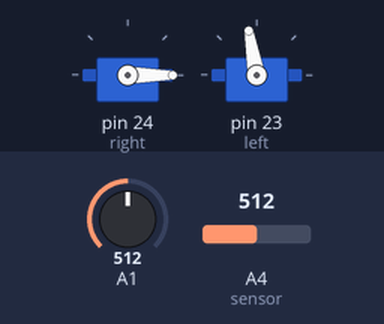
Bench run of a sketch on a simulated Arduino Mega 2560, built with avr-gcc and run on an emulated ATmega2560. On the bench: 2 × servo. The inputs (shaded band) are chosen by the test bench; at power-on: A1 = 512, A4 (sensor) = 512.

Above: at 1.05 s.
At 4.25 s:
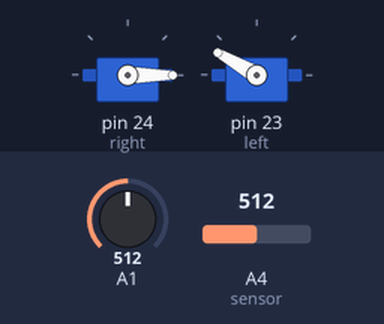
Timing chart, 0 to 4.7 s (numbered marks = the images above):
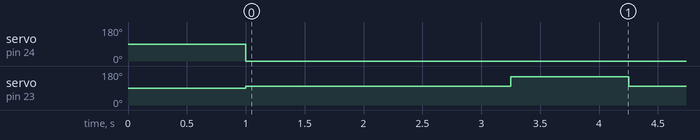

Measured:
- by itself, servo on pin 24 (right): 90° → 0° at 1.0 s
- by itself, servo on pin 23 (left): alternates 150° for 1.0 s and 100° for 2.3 s

The sketch:

outside_and_inside_corner.ino
```cpp
int analogValueLeft = 0;    // variable to hold the analog value of the sensor
int analogValueFront = 0;
#include <Servo.h>

Servo right;                // creates servo object to control the right servo
Servo left;                 // creates servo object to control the left servo


void setup() {
  Serial.begin(9600);       // setup serial

  right.attach(24);         // attaches the right servo on pin 24 to the servo object
  left.attach(23);          // attaches the left servo on pin 23 to the servo object

  delay(1000);
}

void loop() {
  analogValueLeft = analogRead(A4);                               // reads the distance sensor values
  analogValueFront = analogRead(A1);

  if(analogValueLeft < 2000) {                                    // if the wall is farther than 15 cm away from the left,
    right.write(0);                                               // turn left
    left.write(100);
    delay(2250);                                                  // delay for 2.25 seconds

    right.write(0);                                               // then go straight
    left.write(150);
    delay(1000);                                                  // delay for one second
  }
  if(analogValueFront > 2700 and analogValueFront < 3000) {
    right.write(120);                                             // if the wall is around 10 cm away from the front,
    left.write(180);                                              // turn right
    delay(800);
  }
  else {
    right.write(0);
    left.write(150);
  }
}
```
